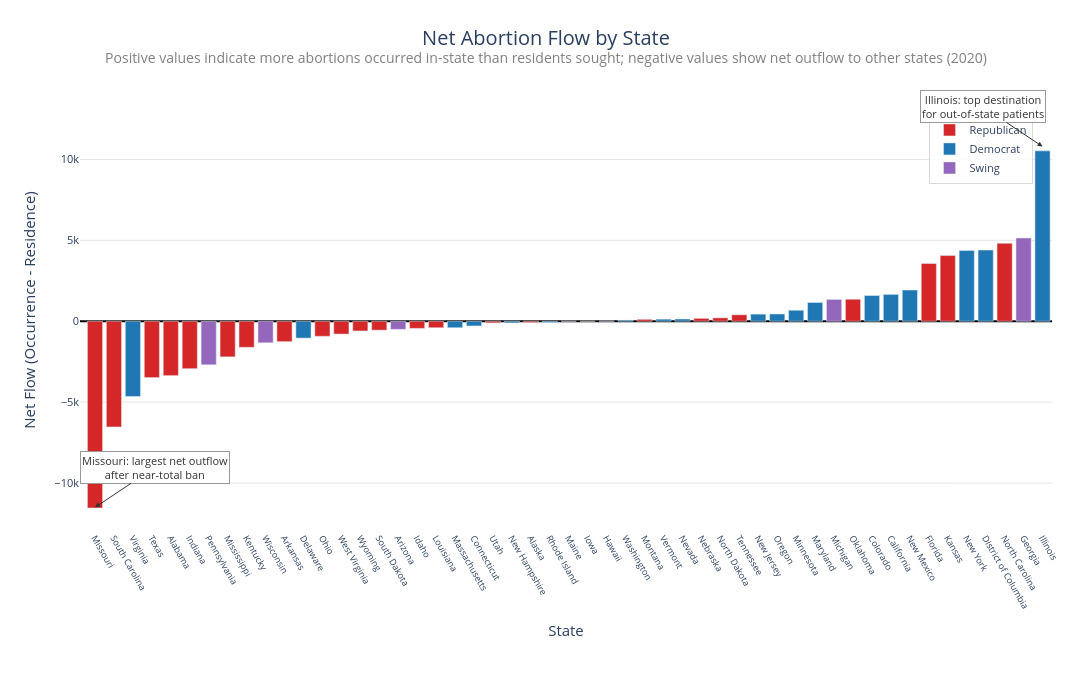

The cell this chart's notebook holds for it:
### Code cell
# Add subtitle via layout annotation (Plotly doesn't have native subtitles)
fig2.update_layout(
    title=dict(
        text="Net Abortion Flow by State<br><sup style='font-size:13px; color:gray'>Positive values indicate more abortions occurred in-state than residents sought; negative values show net outflow to other states (2020)</sup>",
        font=dict(size=20),
        x=0.5,
        xanchor="center"
    )
)

# Annotation 1: Highlight Missouri (largest negative bar — most residents leaving)
fig2.add_annotation(
    x="Missouri",
    y=-11500,
    text="Missouri: largest net outflow<br>after near-total ban",
    showarrow=True,
    arrowhead=2,
    arrowcolor="#333",
    ax=60,
    ay=-40,
    font=dict(size=11, color="#333"),
    bgcolor="white",
    bordercolor="#999",
    borderwidth=1
)

# Annotation 2: Highlight Illinois (largest positive bar — destination state)
fig2.add_annotation(
    x="Illinois",
    y=10800,
    text="Illinois: top destination<br>for out-of-state patients",
    showarrow=True,
    arrowhead=2,
    arrowcolor="#333",
    ax=-60,
    ay=-40,
    font=dict(size=11, color="#333"),
    bgcolor="white",
    bordercolor="#999",
    borderwidth=1
)

# High-res export (scale=3 gives ~3x pixel density, good for embedding)
fig2.write_image("net_abortion_flow_hires.png", scale=3, width=1400, height=700)

fig2.show()

### Figure 1 — Plotly figure (JSON) as saved in the notebook; plotly's stock layout.template omitted (floating-point values rounded to 4 significant figures)
{"data": [{"hovertemplate": "<b>%{hovertext}</b><br><br>Political Lean=Republican<br>State=%{x}<br>Net Flow (Occurrence - Residence)=%{y}<extra></extra>", "hovertext": ["Missouri", "South Carolina", "Texas", "Alabama", "Indiana", "Mississippi", "Kentucky", "Arkansas", "Ohio", "West Virginia", "Wyoming", "South Dakota", "Idaho", "Louisiana", "Utah", "Alaska", "Iowa", "Montana", "Nebraska", "North Dakota", "Tennessee", "Oklahoma", "Florida", "Kansas", "North Carolina"], "legendgroup": "Republican", "marker": {"color": "#d62728", "pattern": {"shape": ""}}, "name": "Republican", "orientation": "v", "showlegend": true, "textposition": "auto", "type": "bar", "x": ["Missouri", "South Carolina", "Texas", "Alabama", "Indiana", "Mississippi", "Kentucky", "Arkansas", "Ohio", "West Virginia", "Wyoming", "South Dakota", "Idaho", "Louisiana", "Utah", "Alaska", "Iowa", "Montana", "Nebraska", "North Dakota", "Tennessee", "Oklahoma", "Florida", "Kansas", "North Carolina"], "xaxis": "x", "y": [-11540, -6530, -3480, -3360, -2930, -2200, -1610, -1260, -930, -790, -600, -550, -440, -400, -100, -80, 0, 120, 180, 210, 400, 1360, 3570, 4060, 4820], "yaxis": "y"}, {"hovertemplate": "<b>%{hovertext}</b><br><br>Political Lean=Democrat<br>State=%{x}<br>Net Flow (Occurrence - Residence)=%{y}<extra></extra>", "hovertext": ["Virginia", "Delaware", "Massachusetts", "Connecticut", "New Hampshire", "Rhode Island", "Maine", "Hawaii", "Washington", "Vermont", "Nevada", "New Jersey", "Oregon", "Minnesota", "Maryland", "Colorado", "California", "New Mexico", "New York", "District of Columbia", "Illinois"], "legendgroup": "Democrat", "marker": {"color": "#1f77b4", "pattern": {"shape": ""}}, "name": "Democrat", "orientation": "v", "showlegend": true, "textposition": "auto", "type": "bar", "x": ["Virginia", "Delaware", "Massachusetts", "Connecticut", "New Hampshire", "Rhode Island", "Maine", "Hawaii", "Washington", "Vermont", "Nevada", "New Jersey", "Oregon", "Minnesota", "Maryland", "Colorado", "California", "New Mexico", "New York", "District of Columbia", "Illinois"], "xaxis": "x", "y": [-4650, -1040, -400, -290, -100, -70, 0, 10, 70, 130, 140, 440, 450, 680, 1160, 1590, 1660, 1930, 4370, 4400, 10530], "yaxis": "y"}, {"hovertemplate": "<b>%{hovertext}</b><br><br>Political Lean=Swing<br>State=%{x}<br>Net Flow (Occurrence - Residence)=%{y}<extra></extra>", "hovertext": ["Pennsylvania", "Wisconsin", "Arizona", "Michigan", "Georgia"], "legendgroup": "Swing", "marker": {"color": "#9467bd", "pattern": {"shape": ""}}, "name": "Swing", "orientation": "v", "showlegend": true, "textposition": "auto", "type": "bar", "x": ["Pennsylvania", "Wisconsin", "Arizona", "Michigan", "Georgia"], "xaxis": "x", "y": [-2690, -1330, -500, 1350, 5150], "yaxis": "y"}], "layout": {"annotations": [{"arrowcolor": "#333", "arrowhead": 2, "ax": 60, "ay": -40, "bgcolor": "white", "bordercolor": "#999", "borderwidth": 1, "font": {"color": "#333", "size": 11}, "showarrow": true, "text": "Missouri: largest net outflow<br>after near-total ban", "x": "Missouri", "y": -11500}, {"arrowcolor": "#333", "arrowhead": 2, "ax": -60, "ay": -40, "bgcolor": "white", "bordercolor": "#999", "borderwidth": 1, "font": {"color": "#333", "size": 11}, "showarrow": true, "text": "Illinois: top destination<br>for out-of-state patients", "x": "Illinois", "y": 10800}], "barmode": "relative", "font": {"size": 13}, "height": 680, "legend": {"bgcolor": "rgba(255,255,255,0.9)", "bordercolor": "#d9d9d9", "borderwidth": 1, "font": {"size": 11}, "orientation": "v", "title": {"font": {"size": 12}, "text": "Political Lean"}, "tracegroupgap": 0, "x": 0.98, "xanchor": "right", "y": 0.98, "yanchor": "top"}, "margin": {"b": 150, "l": 80, "r": 40, "t": 90}, "paper_bgcolor": "white", "plot_bgcolor": "white", "showlegend": true, "title": {"font": {"size": 20}, "text": "Net Abortion Flow by State<br><sup style='font-size:13px; color:gray'>Positive values indicate more abortions occurred in-state than residents sought; negative values show net outflow to other states (2020)</sup>", "x": 0.5, "xanchor": "center"}, "width": 1180, "xaxis": {"anchor": "y", "categoryarray": ["Missouri", "South Carolina", "Virginia", "Texas", "Alabama", "Indiana", "Pennsylvania", "Mississippi", "Kentucky", "Wisconsin", "Arkansas", "Delaware", "Ohio", "West Virginia", "Wyoming", "South Dakota", "Arizona", "Idaho", "Louisiana", "Massachusetts", "Connecticut", "Utah", "New Hampshire", "Alaska", "Rhode Island", "Maine", "Iowa", "Hawaii", "Washington", "Montana", "Vermont", "Nevada", "Nebraska", "North Dakota", "Tennessee", "New Jersey", "Oregon", "Minnesota", "Maryland", "Michigan", "Oklahoma", "Colorado", "California", "New Mexico", "Florida", "Kansas", "New York", "District of Columbia", "North Carolina", "Georgia", "Illinois"], "categoryorder": "array", "domain": [0, 1], "showgrid": false, "tickangle": 60, "tickfont": {"size": 9}, "title": {"font": {"size": 15}, "text": "State"}}, "yaxis": {"anchor": "x", "domain": [0, 1], "gridcolor": "#e5e5e5", "showgrid": true, "tickfont": {"size": 11}, "title": {"font": {"size": 15}, "text": "Net Flow (Occurrence - Residence)"}, "zeroline": true, "zerolinecolor": "black"}}}
